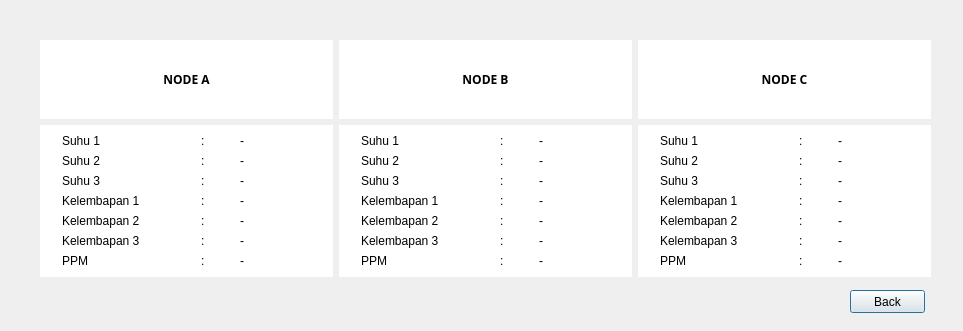
<?xml version="1.0" encoding="UTF-8"?>
<ui version="4.0">
 <class>Dialog</class>
 <widget class="QDialog" name="Dialog">
  <property name="geometry">
   <rect>
    <x>0</x>
    <y>0</y>
    <width>963</width>
    <height>331</height>
   </rect>
  </property>
  <property name="windowTitle">
   <string>Dialog</string>
  </property>
  <widget class="QPushButton" name="backButton">
   <property name="geometry">
    <rect>
     <x>850</x>
     <y>290</y>
     <width>75</width>
     <height>23</height>
    </rect>
   </property>
   <property name="text">
    <string>Back</string>
   </property>
  </widget>
  <widget class="QWidget" name="layoutWidget">
   <property name="geometry">
    <rect>
     <x>40</x>
     <y>40</y>
     <width>891</width>
     <height>237</height>
    </rect>
   </property>
   <layout class="QGridLayout" name="gridLayout">
    <item row="0" column="0">
     <widget class="QLabel" name="label">
      <property name="font">
       <font>
        <family>Ubuntu Condensed</family>
        <weight>75</weight>
        <bold>true</bold>
       </font>
      </property>
      <property name="styleSheet">
       <string>background-color : #ffffff</string>
      </property>
      <property name="text">
       <string>NODE A</string>
      </property>
      <property name="alignment">
       <set>Qt::AlignCenter</set>
      </property>
     </widget>
    </item>
    <item row="0" column="1">
     <widget class="QLabel" name="label_12">
      <property name="font">
       <font>
        <family>Ubuntu Condensed</family>
        <weight>75</weight>
        <bold>true</bold>
       </font>
      </property>
      <property name="styleSheet">
       <string>background-color : #ffffff</string>
      </property>
      <property name="text">
       <string>NODE B</string>
      </property>
      <property name="alignment">
       <set>Qt::AlignCenter</set>
      </property>
     </widget>
    </item>
    <item row="0" column="2">
     <widget class="QLabel" name="label_75">
      <property name="font">
       <font>
        <family>Ubuntu Condensed</family>
        <weight>75</weight>
        <bold>true</bold>
       </font>
      </property>
      <property name="styleSheet">
       <string>background-color : #ffffff</string>
      </property>
      <property name="text">
       <string>NODE C</string>
      </property>
      <property name="alignment">
       <set>Qt::AlignCenter</set>
      </property>
     </widget>
    </item>
    <item row="1" column="0">
     <widget class="QFrame" name="frame">
      <property name="autoFillBackground">
       <bool>false</bool>
      </property>
      <property name="styleSheet">
       <string notr="true">background-color : #ffffff</string>
      </property>
      <layout class="QVBoxLayout" name="verticalLayout">
       <item>
        <layout class="QHBoxLayout" name="horizontalLayout">
         <item>
          <widget class="QLabel" name="label_2">
           <property name="maximumSize">
            <size>
             <width>120</width>
             <height>16777215</height>
            </size>
           </property>
           <property name="text">
            <string>Suhu 1</string>
           </property>
          </widget>
         </item>
         <item>
          <widget class="QLabel" name="label_11">
           <property name="maximumSize">
            <size>
             <width>20</width>
             <height>16777215</height>
            </size>
           </property>
           <property name="text">
            <string>:</string>
           </property>
          </widget>
         </item>
         <item>
          <widget class="QLabel" name="suhu1">
           <property name="maximumSize">
            <size>
             <width>70</width>
             <height>16777215</height>
            </size>
           </property>
           <property name="text">
            <string>-</string>
           </property>
          </widget>
         </item>
        </layout>
       </item>
       <item>
        <layout class="QHBoxLayout" name="horizontalLayout_9">
         <item>
          <widget class="QLabel" name="label_13">
           <property name="maximumSize">
            <size>
             <width>120</width>
             <height>16777215</height>
            </size>
           </property>
           <property name="text">
            <string>Suhu 2</string>
           </property>
          </widget>
         </item>
         <item>
          <widget class="QLabel" name="label_14">
           <property name="maximumSize">
            <size>
             <width>20</width>
             <height>16777215</height>
            </size>
           </property>
           <property name="text">
            <string>:</string>
           </property>
          </widget>
         </item>
         <item>
          <widget class="QLabel" name="suhu2">
           <property name="maximumSize">
            <size>
             <width>70</width>
             <height>16777215</height>
            </size>
           </property>
           <property name="text">
            <string>-</string>
           </property>
          </widget>
         </item>
        </layout>
       </item>
       <item>
        <layout class="QHBoxLayout" name="horizontalLayout_10">
         <item>
          <widget class="QLabel" name="label_16">
           <property name="maximumSize">
            <size>
             <width>120</width>
             <height>16777215</height>
            </size>
           </property>
           <property name="text">
            <string>Suhu 3</string>
           </property>
          </widget>
         </item>
         <item>
          <widget class="QLabel" name="label_17">
           <property name="maximumSize">
            <size>
             <width>20</width>
             <height>16777215</height>
            </size>
           </property>
           <property name="text">
            <string>:</string>
           </property>
          </widget>
         </item>
         <item>
          <widget class="QLabel" name="suhu3">
           <property name="maximumSize">
            <size>
             <width>70</width>
             <height>16777215</height>
            </size>
           </property>
           <property name="text">
            <string>-</string>
           </property>
          </widget>
         </item>
        </layout>
       </item>
       <item>
        <layout class="QHBoxLayout" name="horizontalLayout_11">
         <item>
          <widget class="QLabel" name="label_19">
           <property name="maximumSize">
            <size>
             <width>120</width>
             <height>16777215</height>
            </size>
           </property>
           <property name="text">
            <string>Kelembapan 1</string>
           </property>
          </widget>
         </item>
         <item>
          <widget class="QLabel" name="label_20">
           <property name="maximumSize">
            <size>
             <width>20</width>
             <height>16777215</height>
            </size>
           </property>
           <property name="text">
            <string>:</string>
           </property>
          </widget>
         </item>
         <item>
          <widget class="QLabel" name="kelembapan1">
           <property name="maximumSize">
            <size>
             <width>70</width>
             <height>16777215</height>
            </size>
           </property>
           <property name="text">
            <string>-</string>
           </property>
          </widget>
         </item>
        </layout>
       </item>
       <item>
        <layout class="QHBoxLayout" name="horizontalLayout_13">
         <item>
          <widget class="QLabel" name="label_25">
           <property name="maximumSize">
            <size>
             <width>120</width>
             <height>16777215</height>
            </size>
           </property>
           <property name="text">
            <string>Kelembapan 2</string>
           </property>
          </widget>
         </item>
         <item>
          <widget class="QLabel" name="label_26">
           <property name="maximumSize">
            <size>
             <width>20</width>
             <height>16777215</height>
            </size>
           </property>
           <property name="text">
            <string>:</string>
           </property>
          </widget>
         </item>
         <item>
          <widget class="QLabel" name="kelembapan2">
           <property name="maximumSize">
            <size>
             <width>70</width>
             <height>16777215</height>
            </size>
           </property>
           <property name="text">
            <string>-</string>
           </property>
          </widget>
         </item>
        </layout>
       </item>
       <item>
        <layout class="QHBoxLayout" name="horizontalLayout_14">
         <item>
          <widget class="QLabel" name="label_28">
           <property name="maximumSize">
            <size>
             <width>120</width>
             <height>16777215</height>
            </size>
           </property>
           <property name="text">
            <string>Kelembapan 3</string>
           </property>
          </widget>
         </item>
         <item>
          <widget class="QLabel" name="label_29">
           <property name="maximumSize">
            <size>
             <width>20</width>
             <height>16777215</height>
            </size>
           </property>
           <property name="text">
            <string>:</string>
           </property>
          </widget>
         </item>
         <item>
          <widget class="QLabel" name="kelembapan3">
           <property name="maximumSize">
            <size>
             <width>70</width>
             <height>16777215</height>
            </size>
           </property>
           <property name="text">
            <string>-</string>
           </property>
          </widget>
         </item>
        </layout>
       </item>
       <item>
        <layout class="QHBoxLayout" name="horizontalLayout_15">
         <item>
          <widget class="QLabel" name="label_31">
           <property name="maximumSize">
            <size>
             <width>120</width>
             <height>16777215</height>
            </size>
           </property>
           <property name="text">
            <string>PPM</string>
           </property>
          </widget>
         </item>
         <item>
          <widget class="QLabel" name="label_32">
           <property name="maximumSize">
            <size>
             <width>20</width>
             <height>16777215</height>
            </size>
           </property>
           <property name="text">
            <string>:</string>
           </property>
          </widget>
         </item>
         <item>
          <widget class="QLabel" name="ppm">
           <property name="maximumSize">
            <size>
             <width>70</width>
             <height>16777215</height>
            </size>
           </property>
           <property name="text">
            <string>-</string>
           </property>
          </widget>
         </item>
        </layout>
       </item>
      </layout>
     </widget>
    </item>
    <item row="1" column="1">
     <widget class="QFrame" name="frame">
      <property name="autoFillBackground">
       <bool>false</bool>
      </property>
      <property name="styleSheet">
       <string notr="true">background-color : #ffffff</string>
      </property>
      <layout class="QVBoxLayout" name="verticalLayout_3">
       <item>
        <layout class="QHBoxLayout" name="horizontalLayout_24">
         <item>
          <widget class="QLabel" name="label_43">
           <property name="maximumSize">
            <size>
             <width>120</width>
             <height>16777215</height>
            </size>
           </property>
           <property name="text">
            <string>Suhu 1</string>
           </property>
          </widget>
         </item>
         <item>
          <widget class="QLabel" name="label_44">
           <property name="maximumSize">
            <size>
             <width>20</width>
             <height>16777215</height>
            </size>
           </property>
           <property name="text">
            <string>:</string>
           </property>
          </widget>
         </item>
         <item>
          <widget class="QLabel" name="suhu1_3">
           <property name="maximumSize">
            <size>
             <width>70</width>
             <height>16777215</height>
            </size>
           </property>
           <property name="text">
            <string>-</string>
           </property>
          </widget>
         </item>
        </layout>
       </item>
       <item>
        <layout class="QHBoxLayout" name="horizontalLayout_25">
         <item>
          <widget class="QLabel" name="label_45">
           <property name="maximumSize">
            <size>
             <width>120</width>
             <height>16777215</height>
            </size>
           </property>
           <property name="text">
            <string>Suhu 2</string>
           </property>
          </widget>
         </item>
         <item>
          <widget class="QLabel" name="label_46">
           <property name="maximumSize">
            <size>
             <width>20</width>
             <height>16777215</height>
            </size>
           </property>
           <property name="text">
            <string>:</string>
           </property>
          </widget>
         </item>
         <item>
          <widget class="QLabel" name="suhu2_3">
           <property name="maximumSize">
            <size>
             <width>70</width>
             <height>16777215</height>
            </size>
           </property>
           <property name="text">
            <string>-</string>
           </property>
          </widget>
         </item>
        </layout>
       </item>
       <item>
        <layout class="QHBoxLayout" name="horizontalLayout_26">
         <item>
          <widget class="QLabel" name="label_47">
           <property name="maximumSize">
            <size>
             <width>120</width>
             <height>16777215</height>
            </size>
           </property>
           <property name="text">
            <string>Suhu 3</string>
           </property>
          </widget>
         </item>
         <item>
          <widget class="QLabel" name="label_48">
           <property name="maximumSize">
            <size>
             <width>20</width>
             <height>16777215</height>
            </size>
           </property>
           <property name="text">
            <string>:</string>
           </property>
          </widget>
         </item>
         <item>
          <widget class="QLabel" name="suhu3_3">
           <property name="maximumSize">
            <size>
             <width>70</width>
             <height>16777215</height>
            </size>
           </property>
           <property name="text">
            <string>-</string>
           </property>
          </widget>
         </item>
        </layout>
       </item>
       <item>
        <layout class="QHBoxLayout" name="horizontalLayout_27">
         <item>
          <widget class="QLabel" name="label_49">
           <property name="maximumSize">
            <size>
             <width>120</width>
             <height>16777215</height>
            </size>
           </property>
           <property name="text">
            <string>Kelembapan 1</string>
           </property>
          </widget>
         </item>
         <item>
          <widget class="QLabel" name="label_50">
           <property name="maximumSize">
            <size>
             <width>20</width>
             <height>16777215</height>
            </size>
           </property>
           <property name="text">
            <string>:</string>
           </property>
          </widget>
         </item>
         <item>
          <widget class="QLabel" name="kelembapan1_3">
           <property name="maximumSize">
            <size>
             <width>70</width>
             <height>16777215</height>
            </size>
           </property>
           <property name="text">
            <string>-</string>
           </property>
          </widget>
         </item>
        </layout>
       </item>
       <item>
        <layout class="QHBoxLayout" name="horizontalLayout_28">
         <item>
          <widget class="QLabel" name="label_51">
           <property name="maximumSize">
            <size>
             <width>120</width>
             <height>16777215</height>
            </size>
           </property>
           <property name="text">
            <string>Kelembapan 2</string>
           </property>
          </widget>
         </item>
         <item>
          <widget class="QLabel" name="label_52">
           <property name="maximumSize">
            <size>
             <width>20</width>
             <height>16777215</height>
            </size>
           </property>
           <property name="text">
            <string>:</string>
           </property>
          </widget>
         </item>
         <item>
          <widget class="QLabel" name="kelembapan2_3">
           <property name="maximumSize">
            <size>
             <width>70</width>
             <height>16777215</height>
            </size>
           </property>
           <property name="text">
            <string>-</string>
           </property>
          </widget>
         </item>
        </layout>
       </item>
       <item>
        <layout class="QHBoxLayout" name="horizontalLayout_29">
         <item>
          <widget class="QLabel" name="label_53">
           <property name="maximumSize">
            <size>
             <width>120</width>
             <height>16777215</height>
            </size>
           </property>
           <property name="text">
            <string>Kelembapan 3</string>
           </property>
          </widget>
         </item>
         <item>
          <widget class="QLabel" name="label_54">
           <property name="maximumSize">
            <size>
             <width>20</width>
             <height>16777215</height>
            </size>
           </property>
           <property name="text">
            <string>:</string>
           </property>
          </widget>
         </item>
         <item>
          <widget class="QLabel" name="kelembapan3_3">
           <property name="maximumSize">
            <size>
             <width>70</width>
             <height>16777215</height>
            </size>
           </property>
           <property name="text">
            <string>-</string>
           </property>
          </widget>
         </item>
        </layout>
       </item>
       <item>
        <layout class="QHBoxLayout" name="horizontalLayout_30">
         <item>
          <widget class="QLabel" name="label_55">
           <property name="maximumSize">
            <size>
             <width>120</width>
             <height>16777215</height>
            </size>
           </property>
           <property name="text">
            <string>PPM</string>
           </property>
          </widget>
         </item>
         <item>
          <widget class="QLabel" name="label_56">
           <property name="maximumSize">
            <size>
             <width>20</width>
             <height>16777215</height>
            </size>
           </property>
           <property name="text">
            <string>:</string>
           </property>
          </widget>
         </item>
         <item>
          <widget class="QLabel" name="ppm_3">
           <property name="maximumSize">
            <size>
             <width>70</width>
             <height>16777215</height>
            </size>
           </property>
           <property name="text">
            <string>-</string>
           </property>
          </widget>
         </item>
        </layout>
       </item>
      </layout>
     </widget>
    </item>
    <item row="1" column="2">
     <widget class="QFrame" name="frame_2">
      <property name="autoFillBackground">
       <bool>false</bool>
      </property>
      <property name="styleSheet">
       <string notr="true">background-color : #ffffff</string>
      </property>
      <layout class="QVBoxLayout" name="verticalLayout_4">
       <item>
        <layout class="QHBoxLayout" name="horizontalLayout_32">
         <item>
          <widget class="QLabel" name="label_59">
           <property name="maximumSize">
            <size>
             <width>120</width>
             <height>16777215</height>
            </size>
           </property>
           <property name="text">
            <string>Suhu 1</string>
           </property>
          </widget>
         </item>
         <item>
          <widget class="QLabel" name="label_60">
           <property name="maximumSize">
            <size>
             <width>20</width>
             <height>16777215</height>
            </size>
           </property>
           <property name="text">
            <string>:</string>
           </property>
          </widget>
         </item>
         <item>
          <widget class="QLabel" name="suhu1_4">
           <property name="maximumSize">
            <size>
             <width>70</width>
             <height>16777215</height>
            </size>
           </property>
           <property name="text">
            <string>-</string>
           </property>
          </widget>
         </item>
        </layout>
       </item>
       <item>
        <layout class="QHBoxLayout" name="horizontalLayout_33">
         <item>
          <widget class="QLabel" name="label_61">
           <property name="maximumSize">
            <size>
             <width>120</width>
             <height>16777215</height>
            </size>
           </property>
           <property name="text">
            <string>Suhu 2</string>
           </property>
          </widget>
         </item>
         <item>
          <widget class="QLabel" name="label_62">
           <property name="maximumSize">
            <size>
             <width>20</width>
             <height>16777215</height>
            </size>
           </property>
           <property name="text">
            <string>:</string>
           </property>
          </widget>
         </item>
         <item>
          <widget class="QLabel" name="suhu2_4">
           <property name="maximumSize">
            <size>
             <width>70</width>
             <height>16777215</height>
            </size>
           </property>
           <property name="text">
            <string>-</string>
           </property>
          </widget>
         </item>
        </layout>
       </item>
       <item>
        <layout class="QHBoxLayout" name="horizontalLayout_34">
         <item>
          <widget class="QLabel" name="label_63">
           <property name="maximumSize">
            <size>
             <width>120</width>
             <height>16777215</height>
            </size>
           </property>
           <property name="text">
            <string>Suhu 3</string>
           </property>
          </widget>
         </item>
         <item>
          <widget class="QLabel" name="label_64">
           <property name="maximumSize">
            <size>
             <width>20</width>
             <height>16777215</height>
            </size>
           </property>
           <property name="text">
            <string>:</string>
           </property>
          </widget>
         </item>
         <item>
          <widget class="QLabel" name="suhu3_4">
           <property name="maximumSize">
            <size>
             <width>70</width>
             <height>16777215</height>
            </size>
           </property>
           <property name="text">
            <string>-</string>
           </property>
          </widget>
         </item>
        </layout>
       </item>
       <item>
        <layout class="QHBoxLayout" name="horizontalLayout_35">
         <item>
          <widget class="QLabel" name="label_65">
           <property name="maximumSize">
            <size>
             <width>120</width>
             <height>16777215</height>
            </size>
           </property>
           <property name="text">
            <string>Kelembapan 1</string>
           </property>
          </widget>
         </item>
         <item>
          <widget class="QLabel" name="label_66">
           <property name="maximumSize">
            <size>
             <width>20</width>
             <height>16777215</height>
            </size>
           </property>
           <property name="text">
            <string>:</string>
           </property>
          </widget>
         </item>
         <item>
          <widget class="QLabel" name="kelembapan1_4">
           <property name="maximumSize">
            <size>
             <width>70</width>
             <height>16777215</height>
            </size>
           </property>
           <property name="text">
            <string>-</string>
           </property>
          </widget>
         </item>
        </layout>
       </item>
       <item>
        <layout class="QHBoxLayout" name="horizontalLayout_36">
         <item>
          <widget class="QLabel" name="label_67">
           <property name="maximumSize">
            <size>
             <width>120</width>
             <height>16777215</height>
            </size>
           </property>
           <property name="text">
            <string>Kelembapan 2</string>
           </property>
          </widget>
         </item>
         <item>
          <widget class="QLabel" name="label_68">
           <property name="maximumSize">
            <size>
             <width>20</width>
             <height>16777215</height>
            </size>
           </property>
           <property name="text">
            <string>:</string>
           </property>
          </widget>
         </item>
         <item>
          <widget class="QLabel" name="kelembapan2_4">
           <property name="maximumSize">
            <size>
             <width>70</width>
             <height>16777215</height>
            </size>
           </property>
           <property name="text">
            <string>-</string>
           </property>
          </widget>
         </item>
        </layout>
       </item>
       <item>
        <layout class="QHBoxLayout" name="horizontalLayout_37">
         <item>
          <widget class="QLabel" name="label_69">
           <property name="maximumSize">
            <size>
             <width>120</width>
             <height>16777215</height>
            </size>
           </property>
           <property name="text">
            <string>Kelembapan 3</string>
           </property>
          </widget>
         </item>
         <item>
          <widget class="QLabel" name="label_70">
           <property name="maximumSize">
            <size>
             <width>20</width>
             <height>16777215</height>
            </size>
           </property>
           <property name="text">
            <string>:</string>
           </property>
          </widget>
         </item>
         <item>
          <widget class="QLabel" name="kelembapan3_4">
           <property name="maximumSize">
            <size>
             <width>70</width>
             <height>16777215</height>
            </size>
           </property>
           <property name="text">
            <string>-</string>
           </property>
          </widget>
         </item>
        </layout>
       </item>
       <item>
        <layout class="QHBoxLayout" name="horizontalLayout_38">
         <item>
          <widget class="QLabel" name="label_71">
           <property name="maximumSize">
            <size>
             <width>120</width>
             <height>16777215</height>
            </size>
           </property>
           <property name="text">
            <string>PPM</string>
           </property>
          </widget>
         </item>
         <item>
          <widget class="QLabel" name="label_72">
           <property name="maximumSize">
            <size>
             <width>20</width>
             <height>16777215</height>
            </size>
           </property>
           <property name="text">
            <string>:</string>
           </property>
          </widget>
         </item>
         <item>
          <widget class="QLabel" name="ppm_4">
           <property name="maximumSize">
            <size>
             <width>70</width>
             <height>16777215</height>
            </size>
           </property>
           <property name="text">
            <string>-</string>
           </property>
          </widget>
         </item>
        </layout>
       </item>
      </layout>
     </widget>
    </item>
   </layout>
  </widget>
 </widget>
 <resources/>
 <connections/>
</ui>
